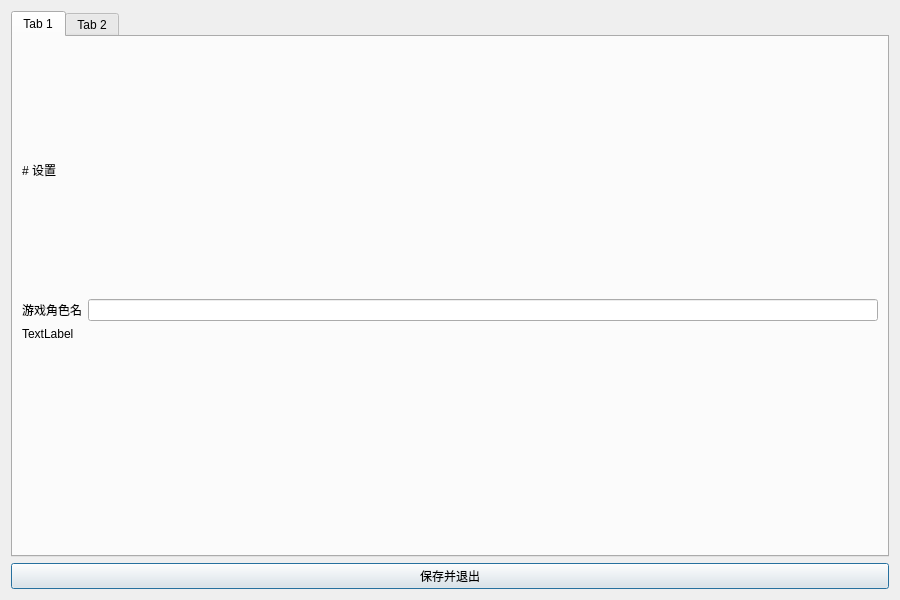
<?xml version="1.0" encoding="UTF-8"?>
<ui version="4.0">
 <class>Settings</class>
 <widget class="QDialog" name="Settings">
  <property name="geometry">
   <rect>
    <x>0</x>
    <y>0</y>
    <width>900</width>
    <height>600</height>
   </rect>
  </property>
  <property name="windowTitle">
   <string>设置</string>
  </property>
  <layout class="QVBoxLayout" name="verticalLayout_2">
   <item>
    <layout class="QVBoxLayout" name="verticalLayout">
     <item>
      <widget class="QTabWidget" name="tabWidget">
       <widget class="QWidget" name="tab">
        <attribute name="title">
         <string>Tab 1</string>
        </attribute>
        <layout class="QVBoxLayout" name="verticalLayout_3">
         <item>
          <widget class="QLabel" name="title">
           <property name="text">
            <string># 设置</string>
           </property>
           <property name="textFormat">
            <enum>Qt::MarkdownText</enum>
           </property>
          </widget>
         </item>
         <item>
          <layout class="QFormLayout" name="formLayout">
           <item row="0" column="0">
            <widget class="QLabel" name="accountLabel">
             <property name="text">
              <string>游戏角色名</string>
             </property>
            </widget>
           </item>
           <item row="0" column="1">
            <widget class="QLineEdit" name="lineEdit">
             <property name="sizePolicy">
              <sizepolicy hsizetype="Preferred" vsizetype="Fixed">
               <horstretch>0</horstretch>
               <verstretch>0</verstretch>
              </sizepolicy>
             </property>
            </widget>
           </item>
           <item row="1" column="0">
            <widget class="QLabel" name="label">
             <property name="text">
              <string>TextLabel</string>
             </property>
            </widget>
           </item>
          </layout>
         </item>
        </layout>
       </widget>
       <widget class="QWidget" name="tab_2">
        <attribute name="title">
         <string>Tab 2</string>
        </attribute>
       </widget>
      </widget>
     </item>
     <item>
      <widget class="QPushButton" name="saveBtn">
       <property name="text">
        <string>保存并退出</string>
       </property>
      </widget>
     </item>
    </layout>
   </item>
  </layout>
 </widget>
 <resources/>
 <connections/>
</ui>
